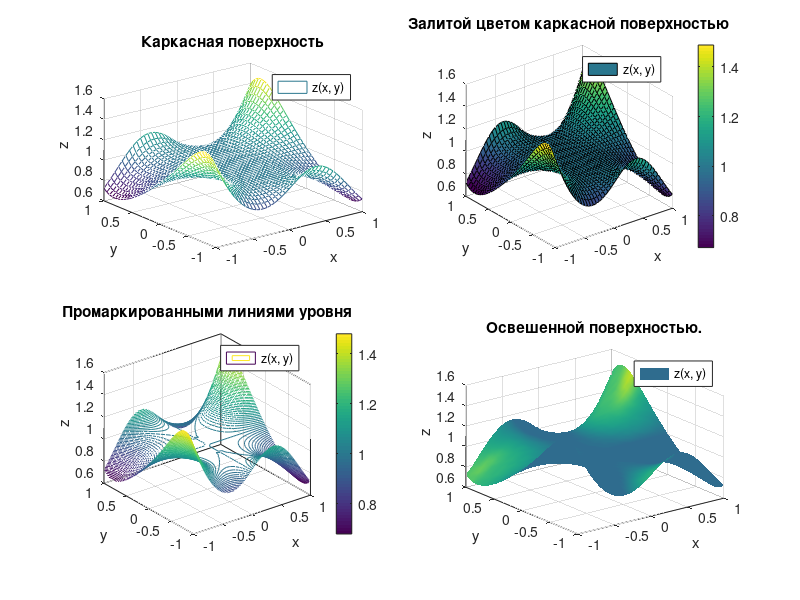

Recreate this plot in MATLAB.
%% 1
x = 0.01:0.05:2*pi
f = sin(x)./x
g = exp(-x).*cos(x)

% В отдельных окнах
% figure;
% f1 = f(find(f > 0)); xf1 = x(find(f > 0));
% f2 = f(find(f < 0)); xf2 = x(find(f < 0));
% plot(xf1, f1, 'bo-', xf2, f2, 'rx-');
% title('График 1');
% legend('f(x) > 0', 'f(x) < 0', 'Location',"best");
% xlabel('мм');
% ylabel('м');
% grid on;
% figure;
% g1 = g(find(g > 0)); xg1 = x(find(g > 0));
% g2 = g(find(g < 0)); xg2 = x(find(g < 0));
% plot(xg1, g1, 'ms-.', xg2, g2, 'k*-');
% title('График 2');
% legend('g(x) > 0', 'g(x) < 0', 'Location',"best");
% xlabel('м^3');
% ylabel('м_1');
% grid on;
% 
% % 
% figure;
% plot(xf1, f1, 'bo-', xf2, f2, 'rx-', xg1, g1, 'ms-.', xg2, g2, 'k*-');
% title('График 3');
% legend('f(x) > 0', 'f(x) < 0', 'g(x) > 0', 'g(x) < 0', 'Location',"best");
% xlabel('м^3');
% ylabel('м_1');
% grid on;
% 
% %
% figure;
% subplot(2, 1, 1);
% plot(xf1, f1, 'bo-', xf2, f2, 'rx-');
% title('График 1');
% legend('f(x) > 0', 'f(x) < 0', 'Location',"best");
% xlabel('мм');
% ylabel('м');
% grid on;
% subplot(2, 1, 2);
% plot(xg1, g1, 'ms-.', xg2, g2, 'k*-');
% title('График 2');
% legend('g(x) > 0', 'g(x) < 0', 'Location',"best");
% xlabel('м^3');
% ylabel('м_1');
% grid on;

%% 2
[X, Y] = meshgrid(-1:0.05:1, -1:0.05:1);
Z = (sin(X.^2) + cos(Y.^2)).^(X.*Y) %4*sin(2*pi*X).*cos(1.5*pi*Y).*(1 - X.^2).*Y.* (1 - Y);

figure;
subplot(2, 2, 1);
mesh(X, Y, Z);
title('Каркасная поверхность');
legend('z(x, y)', 'Location',"best");
xlabel('x');
ylabel('y');
zlabel('z');

subplot(2, 2, 2);
surf(X, Y, Z);
colorbar;
title('Залитой цветом каркасной поверхностью');
legend('z(x, y)', 'Location',"best");
xlabel('x');
ylabel('y');
zlabel('z');

subplot(2, 2, 3);
levels = -2:0.01:2;
contour3(X, Y, Z, levels);
colorbar;
title('Промаркированными линиями уровня');
legend('z(x, y)', 'Location',"best");
xlabel('x');
ylabel('y');
zlabel('z');

subplot(2, 2, 4);
[Az, El] = view;
surfl(X, Y, Z, [(Az-90), 0]);
shading interp;
title('Освешенной поверхностью.');
legend('z(x, y)', 'Location',"best");
xlabel('x');
ylabel('y');
zlabel('z');

%% 3

% что то лютое
